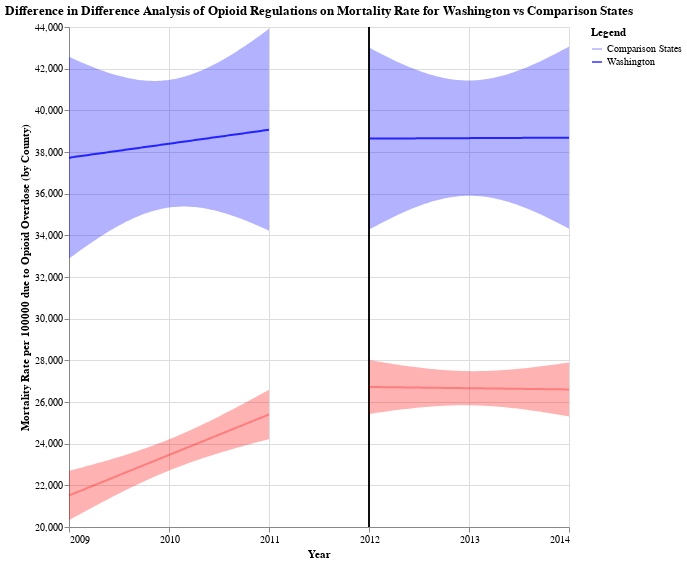

This figure's notebook cell:
### Code cell
pre_FL = plotting_chart(
    2012, "blue", wa_policy_pre, "Prescription_Rate", "Year", "Washington", alpha=0.05
)
post_FL = plotting_chart(
    2012, "blue", wa_policy_post, "Prescription_Rate", "Year", "Washington", alpha=0.05
)
pre_control = plotting_chart(
    2012,
    "red",
    wa_control_pre,
    "Prescription_Rate",
    "Year",
    "Comparison States",
    alpha=0.05,
)
post_control = plotting_chart(
    2012,
    "red",
    wa_control_post,
    "Prescription_Rate",
    "Year",
    "Comparison States",
    alpha=0.05,
)

# FL vs MI, NC, OH
final = pre_FL + post_FL + pre_control + post_control
final.properties(
    title="Difference in Difference Analysis of Opioid Regulations on Mortality Rate for Washington vs Comparison States"
)
